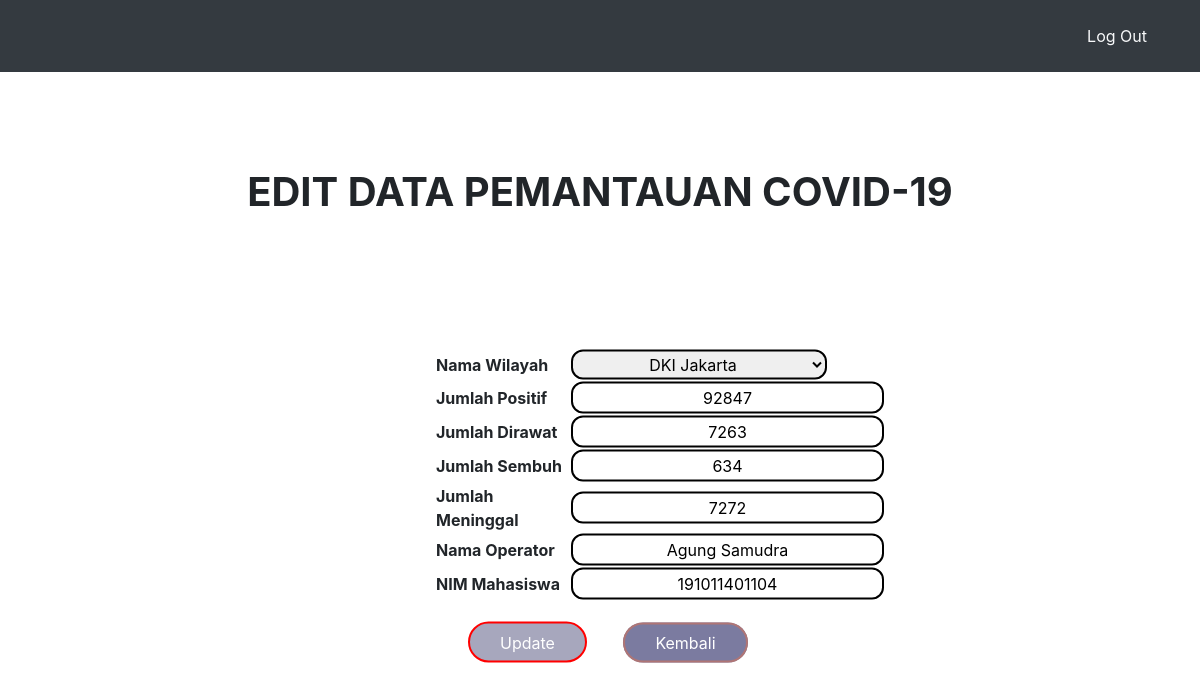
Screenshot of /editform.php?id=6 with the database file from the repository.
### tables this page shows
CREATE TABLE `data` (
  `id` int(11) NOT NULL,
  `nama_wilayah` varchar(200) NOT NULL,
  `jumlah_positif` int(11) NOT NULL,
  `jumlah_dirawat` int(11) NOT NULL,
  `jumlah_sembuh` int(11) NOT NULL,
  `jumlah_meninggal` int(11) NOT NULL,
  `nama_operator` varchar(200) NOT NULL,
  `nim_mahasiswa` bigint(20) NOT NULL
);

### editform.php (the view, shortened to what this page needs)
<?php
$id = $_GET['id'];
include('koneksi.php');
$query = "SELECT * FROM data WHERE id='$id'";
$result = mysqli_query($con, $query);
?>
<!DOCTYPE html>
<html lang="en">
<head>
<link rel="stylesheet" href="https://stackpath.bootstrapcdn.com/bootstrap/4.1.3/css/bootstrap.min.css">
 <link rel="stylesheet" href="style.css">
</head>
<body>
<nav class='navbar navbar-expand-lg navbar-dark bg-dark text-light '>
    <div class="container">
        <ul class="navbar-nav ml-auto pt-2 pb-2">
            <li class="nav-item ml-4">
                <a href="logout.php" class="nav-link text-light"> Log Out </a>
            </li>
        </ul>
    </div>
</nav>
<div class="" style="height:90vh">
  <div class="container">
    <h1 align="center"><b><br><br>EDIT DATA PEMANTAUAN COVID-19</b></h1>
        <div class="content">
        <form method="get" action="edit.php">
        	<?php
			 while ($row = mysqli_fetch_assoc($result)) {
                $wilayah = $row['nama_wilayah'];
 			?>
        <table><br><br><br>
            <tr><td><b> Nama Wilayah </b></td><td>
                <select name="nama_wilayah" value="<?php echo $row['nama_wilayah']; ?>">
                    <option value="DKI Jakarta" <?php if ($wilayah == "DKI Jakarta") { echo "selected"; } ?>>DKI Jakarta</option>
                </select>
            </td></tr>
            <tr><td><b> Jumlah Positif </b></td><td><input type="text" size="24" name="jumlah_positif" value="<?php echo $row['jumlah_positif']; ?>"></td></tr>
            <tr><td><b> Jumlah Dirawat </b></td><td><input type="text" size="24" name="jumlah_dirawat" value="<?php echo $row['jumlah_dirawat']; ?>"></td></tr>
            <tr><td><b> Jumlah Sembuh  </b></td><td><input type="text" size="24" name="jumlah_sembuh" value="<?php echo $row['jumlah_sembuh']; ?>"></td></tr>
            <tr><td><b> Jumlah Meninggal </b></td><td><input type="text" size="24" name="jumlah_meninggal" value="<?php echo $row['jumlah_meninggal']; ?>"></td></tr>
            <tr><td><b> Nama Operator </b></td><td><input type="text" size="24" name="nama_operator" value="<?php echo $row['nama_operator']; ?>"></td></tr>
            <tr><td><b> NIM Mahasiswa </b></td><td><input type="text" size="24" name="nim_mahasiswa" value="<?php echo $row['nim_mahasiswa']; ?>"></td></tr>
            <tr><td colspan="5"><button type="submit" name="" value="edit" style="margin-left:2pc;">Update</button>
            <a href="index.php" style="margin-left:2pc;">Kembali</a></td></tr>
        </table>
    </div>
    <?php
	}
	?>
  </div>
</div>
</body>
</html>

### style.css (style rules this page uses)
.content { position: absolute; left: 55%; top: 60%; transform: translate(-50%,-50%); padding: 20px 25px; width: 500px; }
.content input { text-align: center; border: 2px solid black; padding: 2px 10px; color: black; border-radius: 12px; transition: 0.25s; cursor: pointer; }
.content select { text-align: center; border: 2px solid black; padding: 2px 10px; color: black; border-radius: 12px; transition: 0.25s; cursor: pointer; }
.content button { border: 0; background: rgb(167, 167, 189); margin: 20px auto; text-align: center; border: 2px solid red; padding: 6.5px 30px; outline: none; color: white; border-radius: 24px; transition: 0.25s; cursor: pointer; }
.content a { border: 0; background: rgb(123, 123, 160); margin: 20px auto; text-align: center; border: 2px solid rgb(175, 117, 117); padding: 8px 30px; outline: none; color: white; border-radius: 24px; transition: 0.25s; cursor: pointer; }

### editform.php (style rules this page uses)
body { background-image: url(./1.jpg); background-size: cover; background-repeat: no-repeat; background-position: center; background-attachment: fixed; height: 100%; }

### rows the page displays
data: nama_wilayah "DKI Jakarta", jumlah_positif "92847", jumlah_dirawat "7263", jumlah_sembuh "634", jumlah_meninggal "7272", nama_operator "Agung Samudra", nim_mahasiswa "191011401104"
